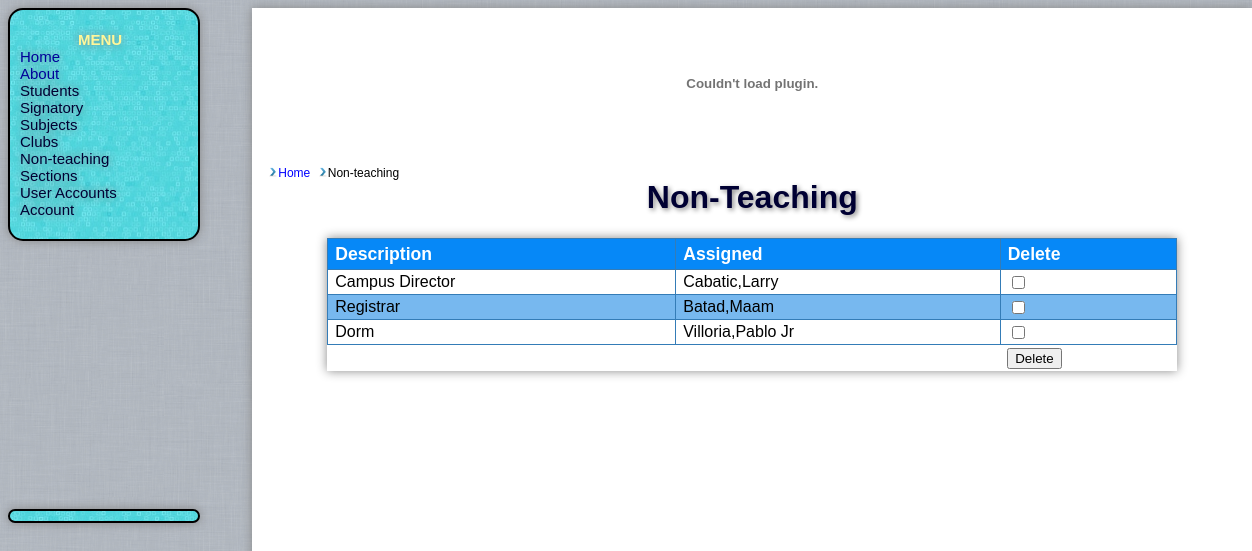
The page /non_li.php (signed in) on the database its author committed.
### tables this page shows
CREATE TABLE `signatory` (
  `stid` varchar(10) NOT NULL DEFAULT ' ',
  `lname` varchar(255) NOT NULL DEFAULT ' ',
  `fname` varchar(255) NOT NULL DEFAULT ' ',
  `mname` varchar(255) NOT NULL DEFAULT ' ',
  PRIMARY KEY (`stid`),
  KEY `sig_index` (`stid`)
);

CREATE TABLE `non_teaching` (
  `ot_id` int(10) unsigned NOT NULL AUTO_INCREMENT,
  `des` varchar(255) NOT NULL DEFAULT ' ',
  `signatant` varchar(11) NOT NULL DEFAULT '00000',
  `announce` varchar(255) NOT NULL DEFAULT 'No Announcements',
  `post_date` varchar(255) NOT NULL DEFAULT ' ',
  PRIMARY KEY (`ot_id`),
  KEY `FK_subjects` (`signatant`)
);

### non_li.php (the view, shortened to what this page needs)
<?php
include('include/clearance.php');
include("breadcrumbs.php");
$query = "SELECT des,lname,fname,ot_id FROM signatory, non_teaching WHERE signatant = stid";
$result=mysql_query($query) or die ('Error in query: $query.' . mysql_error());
echo "<p><h1>Non-Teaching</h1></p>";
echo '<table id="table">';
echo
'<tr><th><b>Description</b></th><th><b>Assigned</b></th><th><b>Delete</th></b>';
echo '</tr><form action="delete.php" method="post">';
$count2=0;
while ($row = mysql_fetch_row($result))
{
        $tr = ($count2%2==0)?'<tr>':'<tr class="alt">';
        echo $tr;
        echo "<td>$row[0]</td>";
        echo "<td>$row[1],$row[2]</td>";
                echo '<td><input type="checkbox" name="delete[]" value="'.$row[3].'"></td>';
        echo '</tr>';
        $count2++;
}
echo '<tr class="button"><td></td><td></td><td><input class="delete" type="submit" name="non_teaching" value="Delete"></td></tr></form>';
echo '</table>';
?>

### css/general.css (style rules this page uses)
body { font-family:Arial,Helvetica,sans-serif; background: #E0DEDF; background-image:url(img/bg.png); }
#table { position:relative; font-family:"Trebuchet MS", Arial, Helvetica, sans-serif; border-collapse:collapse; width:85%; box-shadow: 0px 0px 10px #888888; -box-shadow:0px 0px 10px #888888; -webkit-box-shadow: 0px 0px 10px #888888; }
#table td, #table th { font-size:1em; border:1px solid #347CB7; padding:3px 7px 2px 7px; background-color:#fff; }
#table th { font-size:1.1em; text-align:left; padding-top:5px; padding-bottom:4px; background-color:#0688F7; color:#ffffff; }
#table tr.alt td { color:#000000; background-color:#77B8EF; }
#group tr td { margin: 20px; }
p { font-size:1em; }
#table tr.button td { border:none; }
h1 { color:#003; text-shadow:2px 2px 5px #888; }

### rows shown on the page
signatory: non_teaching.des "Campus Director", lname "Cabatic", fname "Larry"
signatory: non_teaching.des "Registrar", lname "Batad", fname "Maam"
signatory: non_teaching.des "Dorm", lname "Villoria", fname "Pablo Jr"

### other values the page prints
$crumb['label'] "Home"
$crumb['label'] "Non-teaching"
